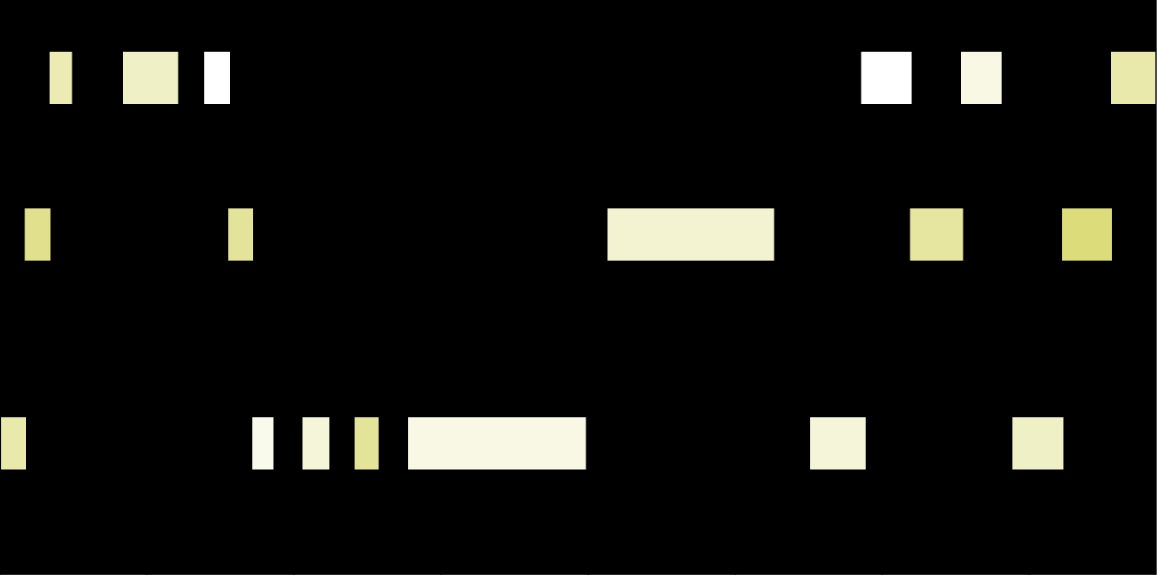
#> input picture comparacion_imagenes/Midi_Original.PNG, 1157 x 575 px
$ python comparativa_best_unet.py
#> lines starting #> are read from the running program, lines starting #| are printed output that depends on the picture
import matplotlib.pyplot as plt
import numpy as np
from PIL import Image
import os

# --- Configuración ---
BASE_DIR = os.path.dirname(os.path.abspath(__file__))

# CAMBIO PRINCIPAL: Reducimos la lista a solo las dos imágenes requeridas
DATA_CONFIG = [
    ('Midi_Original.PNG', r'$\bf{}$ MIDI Original'),
    ('Midi_Unet.PNG', r'$\bf{}$ U-Net'),
]

# Dimensiones objetivo
TARGET_WIDTH = 1600
TARGET_HEIGHT = 250
DPI = 300

def load_and_process_image(path, target_w, target_h):
    """Carga, convierte a RGB y redimensiona."""
#> called with path = 'comparacion_imagenes/Midi_Original.PNG', target_w = 1600, target_h = 250
    if not os.path.exists(path):
        print(f"Error: Archivo no encontrado en la ruta: {path}")
        # Retorna imagen negra si falla
        return np.zeros((target_h, target_w, 3), dtype=np.uint8)

    try:
        img = Image.open(path).convert('RGB')
        # Usamos LANCZOS para mejor calidad al redimensionar
        img_resized = img.resize((target_w, target_h), Image.Resampling.LANCZOS)
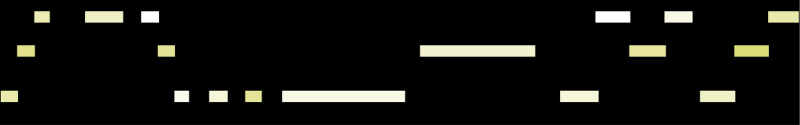
#> img_resized: PIL image 1600x250 RGB (shown at 1/2 size); mean R, G, B 18, 18, 15.1
        return np.array(img_resized)
    except Exception as e:
        print(f"Error procesando {path}: {e}")
        return np.zeros((target_h, target_w, 3), dtype=np.uint8)

def generate_comparison_plot():
    num_plots = len(DATA_CONFIG)

    # Configuración de la figura
    # La altura se ajusta automáticamente según num_plots (2.5 * 2 = 5 pulgadas de alto)
    fig, axes = plt.subplots(nrows=num_plots, ncols=1,
                             figsize=(12, 2.5 * num_plots),
                             sharex=True, sharey=False,
                             gridspec_kw={'hspace': 0.05})

    # Si por alguna razón num_plots fuera 1, axes no es una lista, lo convertimos
    if num_plots == 1:
        axes = [axes]

    print("--- Iniciando proceso de imágenes (Comparativa Original vs U-Net) ---")
    print(f"Directorio base: {BASE_DIR}")

    for i, (ax, (img_filename, label)) in enumerate(zip(axes, DATA_CONFIG)):

        full_img_path = os.path.join(BASE_DIR, img_filename)
        print(f"Procesando: {img_filename}...")

        # 1. Cargar y procesar
        img_data = load_and_process_image(full_img_path, TARGET_WIDTH, TARGET_HEIGHT)

        # 2. Visualizar
        ax.imshow(img_data, aspect='auto', interpolation='nearest')

        # 3. Estilizado
        ax.set_ylabel(label, rotation=0, ha='right', va='center', fontsize=12, labelpad=15, fontweight='bold')
        ax.set_yticks([]) # Sin ticks en Y

        # Bordes finos
        for spine in ax.spines.values():
            spine.set_linewidth(0.5)
            spine.set_color('#333333')

        # Configuración eje X
        if i == num_plots - 1:
            ax.tick_params(axis='x', labelsize=10)
        else:
            plt.setp(ax.get_xticklabels(), visible=False)
            ax.tick_params(axis='x', length=0)
#> pass 2 of the loop in generate_comparison_plot, `for i, (ax, (img_filename, label)) in enumerate(zip(axes, DATA_CONFIG)):`:
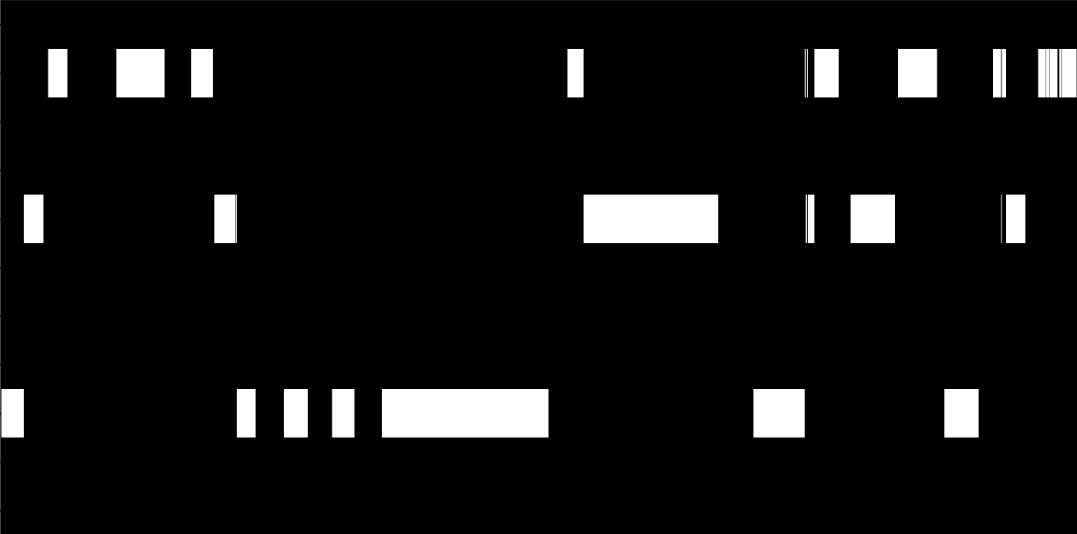
#> input picture comparacion_imagenes/Midi_Unet.PNG, 1077 x 534 px
#> img: PIL image 1077x534 RGB
#> in load_and_process_image (call 2), `img_resized = img.resize((target_w, target_h), Image.Resampling.LANCZOS)`:
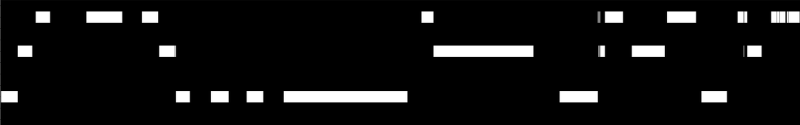
#> img_resized: PIL image 1600x250 RGB (shown at 1/2 size); min 0, max 255, mean 17.4

    # Guardar con un nombre específico para esta comparativa
    output_filename = 'comparacion_original_vs_unet.png'
    output_path = os.path.join(BASE_DIR, output_filename)

    plt.savefig(output_path, dpi=DPI, bbox_inches='tight')
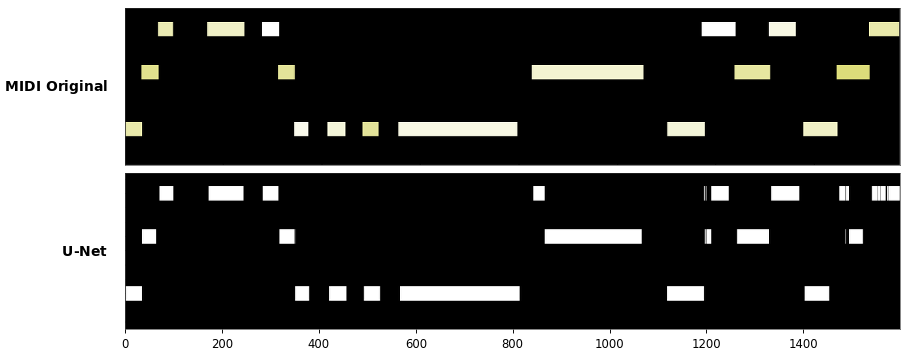
#> figure drawn by matplotlib, 2 panels
    print(f"\n¡Éxito! Gráfica generada en: {output_path}")

    plt.show()

if __name__ == "__main__":
    generate_comparison_plot()
